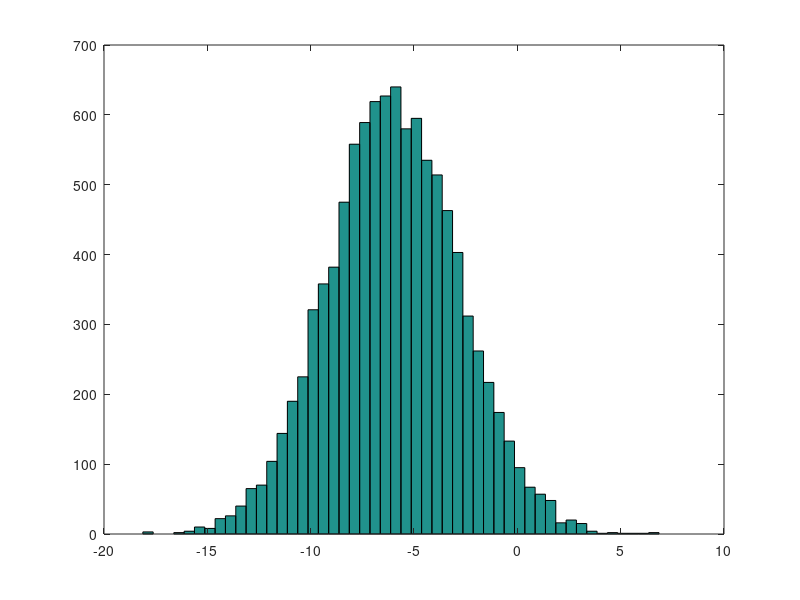

Source code (MATLAB):
# Fly me to the moon...

5 + 6
3 - 2
5 * 8
1/2
2^6
1==2
1~=2
1&&0
1||0
xor(1,0)
a = 3
b = 'hi'
c = (3 >= 1)
a = pi;
disp (a)
disp(sprintf('2 decimals: %0.2f', a))
disp(sprintf('6 decimals: %0.6f', a))

format long
a

format short
a

A = [1 2; 3 4; 5 6]

A = [1 2;
3 4;
5 6]

v = [1 2 3]
w = [1; 2; 3]

z = 1:0.1:2

a = ones(2,3)
b = 2*ones(2,3)
c = [2 2 2; 2 2 2]

w = ones(1,3)
w = zeros(1,3)
w = rand(3,3)
w = randn(1,3)
w = -6 + sqrt(10)*(randn(1,10000));

hist(w)
hist(w,50)

I = eye(4)

size(sz = size(A))

size(A,1)
size(A,2)

v = [1 2 3 4];
l = length(v)

pwd

cd 'C:\Users\ruben\Desktop'

cd 'E:\Octave'

pwd

whos




